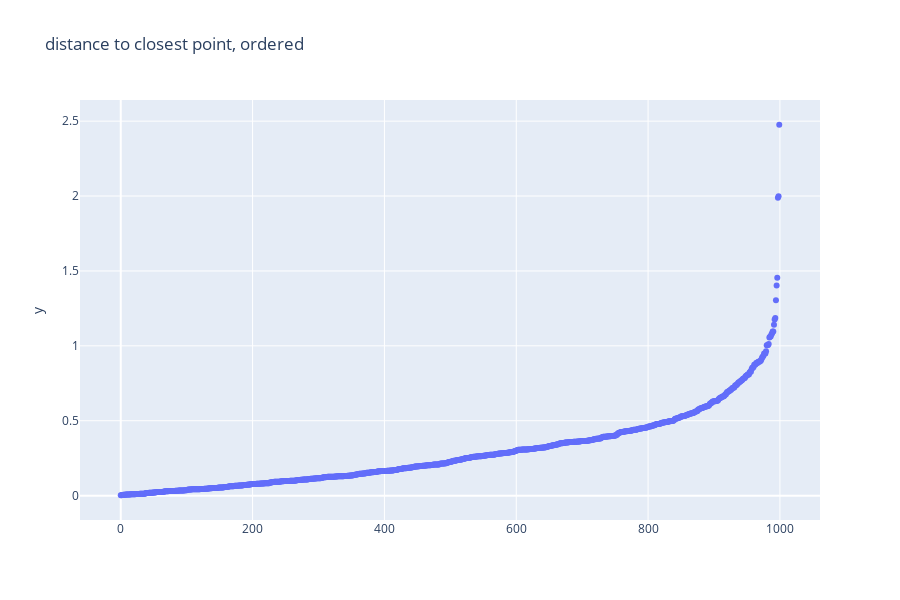

Notebook code cell kept with this figure:
### Code cell
find_eps(dataNconvexe[0],20)

### Figure 1 — Plotly figure (JSON) as saved in the notebook; plotly's stock layout.template omitted (floating-point values rounded to 4 significant figures; data arrays with more than 128 entries replaced by an {"elided": "..."} marker saying what was removed)
{"data": [{"hoverlabel": {"namelength": 0}, "hovertemplate": "y=%{y}", "legendgroup": "", "marker": {"color": "#636efa", "symbol": "circle"}, "mode": "markers", "name": "", "showlegend": false, "type": "scatter", "xaxis": "x", "y": {"elided": "1000 float values"}, "yaxis": "y"}], "layout": {"height": 600, "legend": {"tracegroupgap": 0}, "title": {"text": "distance to closest point, ordered"}, "xaxis": {"anchor": "y", "domain": [0, 1]}, "yaxis": {"anchor": "x", "domain": [0, 1], "title": {"text": "y"}}}}
